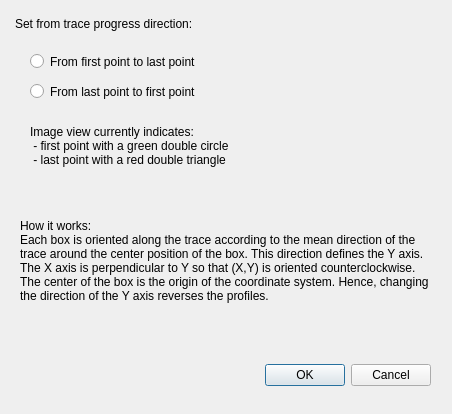
<?xml version="1.0" encoding="UTF-8"?>
<ui version="4.0">
 <class>Dialog_setProfilOrientation</class>
 <widget class="QDialog" name="Dialog_setProfilOrientation">
  <property name="windowModality">
   <enum>Qt::ApplicationModal</enum>
  </property>
  <property name="geometry">
   <rect>
    <x>0</x>
    <y>0</y>
    <width>452</width>
    <height>414</height>
   </rect>
  </property>
  <property name="sizePolicy">
   <sizepolicy hsizetype="Fixed" vsizetype="Fixed">
    <horstretch>0</horstretch>
    <verstretch>0</verstretch>
   </sizepolicy>
  </property>
  <property name="minimumSize">
   <size>
    <width>452</width>
    <height>414</height>
   </size>
  </property>
  <property name="maximumSize">
   <size>
    <width>452</width>
    <height>414</height>
   </size>
  </property>
  <property name="baseSize">
   <size>
    <width>452</width>
    <height>414</height>
   </size>
  </property>
  <property name="windowTitle">
   <string>Set profile orientation</string>
  </property>
  <property name="modal">
   <bool>true</bool>
  </property>
  <widget class="QDialogButtonBox" name="buttonBox">
   <property name="geometry">
    <rect>
     <x>20</x>
     <y>360</y>
     <width>411</width>
     <height>31</height>
    </rect>
   </property>
   <property name="orientation">
    <enum>Qt::Horizontal</enum>
   </property>
   <property name="standardButtons">
    <set>QDialogButtonBox::Cancel|QDialogButtonBox::Ok</set>
   </property>
  </widget>
  <widget class="QLabel" name="label_howItWorks">
   <property name="geometry">
    <rect>
     <x>20</x>
     <y>190</y>
     <width>411</width>
     <height>141</height>
    </rect>
   </property>
   <property name="text">
    <string>How it works:
Each box is oriented along the trace according to the mean direction of the trace around the center position of the box. This direction defines the Y axis. The X axis is perpendicular to Y so that (X,Y) is oriented counterclockwise. The center of the box is the origin of the coordinate system. Hence, changing the direction of the Y axis reverses the profiles.</string>
   </property>
   <property name="wordWrap">
    <bool>true</bool>
   </property>
  </widget>
  <widget class="QRadioButton" name="radioButton_firstToLast">
   <property name="geometry">
    <rect>
     <x>30</x>
     <y>50</y>
     <width>411</width>
     <height>23</height>
    </rect>
   </property>
   <property name="text">
    <string>From first point to last point</string>
   </property>
  </widget>
  <widget class="QRadioButton" name="radioButton_lastToFirst">
   <property name="geometry">
    <rect>
     <x>30</x>
     <y>80</y>
     <width>411</width>
     <height>23</height>
    </rect>
   </property>
   <property name="text">
    <string>From last point to first point</string>
   </property>
  </widget>
  <widget class="QLabel" name="label_title">
   <property name="geometry">
    <rect>
     <x>15</x>
     <y>15</y>
     <width>471</width>
     <height>17</height>
    </rect>
   </property>
   <property name="text">
    <string>Set from trace progress direction:</string>
   </property>
  </widget>
  <widget class="QLabel" name="label_sub_lastToFirst">
   <property name="geometry">
    <rect>
     <x>30</x>
     <y>110</y>
     <width>391</width>
     <height>71</height>
    </rect>
   </property>
   <property name="text">
    <string>Image view currently indicates:
 - first point with a green double circle
 - last point with a red double triangle</string>
   </property>
  </widget>
 </widget>
 <resources/>
 <connections>
  <connection>
   <sender>buttonBox</sender>
   <signal>accepted()</signal>
   <receiver>Dialog_setProfilOrientation</receiver>
   <slot>accept()</slot>
   <hints>
    <hint type="sourcelabel">
     <x>248</x>
     <y>254</y>
    </hint>
    <hint type="destinationlabel">
     <x>157</x>
     <y>274</y>
    </hint>
   </hints>
  </connection>
  <connection>
   <sender>buttonBox</sender>
   <signal>rejected()</signal>
   <receiver>Dialog_setProfilOrientation</receiver>
   <slot>reject()</slot>
   <hints>
    <hint type="sourcelabel">
     <x>316</x>
     <y>260</y>
    </hint>
    <hint type="destinationlabel">
     <x>286</x>
     <y>274</y>
    </hint>
   </hints>
  </connection>
 </connections>
</ui>
